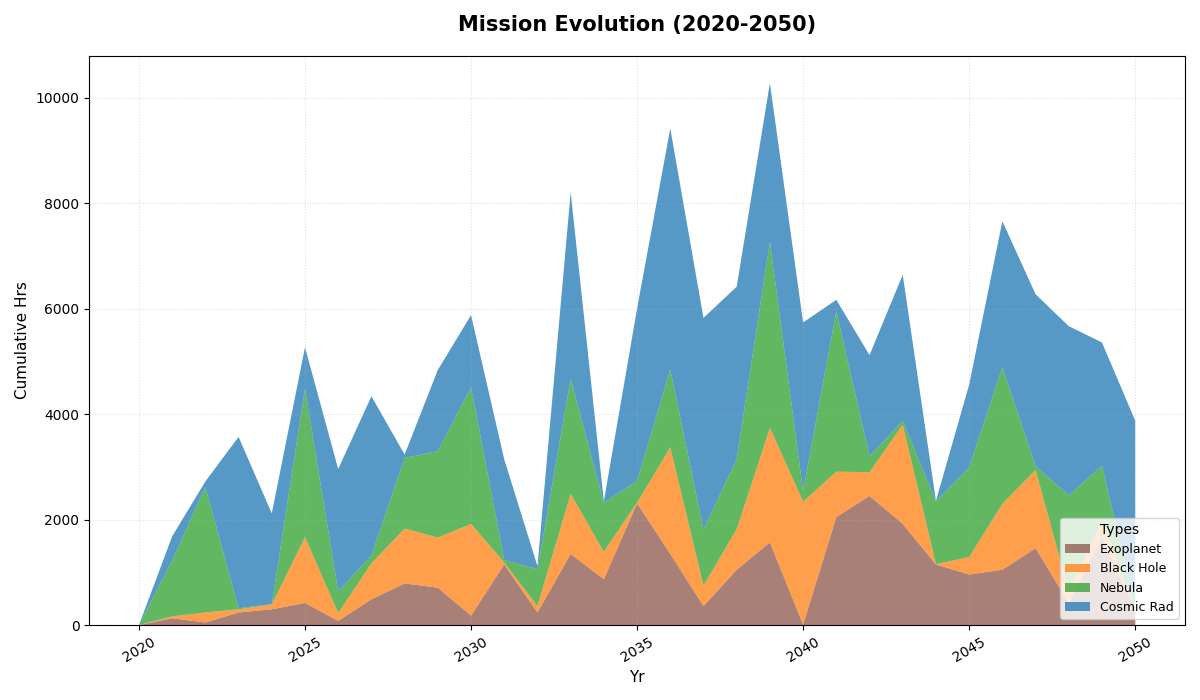

The Python source for this figure:
import matplotlib.pyplot as plt
import numpy as np

years = np.arange(2020, 2051)

# Shuffled data sequences
exoplanet_surveys = [0, 130, 50, 240, 300, 420, 80, 490, 790, 710, 180, 1150, 240, 1350, 870, 2310, 1350, 360, 1050, 1570, 10, 2050, 2450, 1920, 1150, 960, 1050, 1460, 420, 1680, 300]

black_hole_probes = [0, 35, 190, 60, 90, 1250, 150, 680, 1040, 950, 1740, 39, 120, 1140, 520, 15, 2020, 390, 770, 2170, 2330, 860, 450, 1880, 5, 330, 1250, 1480, 230, 280, 1]

nebula_studies = [0, 1060, 2380, 20, 8, 2810, 410, 150, 1340, 1640, 2590, 45, 700, 2180, 930, 410, 1480, 1060, 1330, 3530, 200, 3040, 300, 75, 1190, 1700, 2590, 75, 1810, 1060, 38]

cosmic_radiation_monitoring = [0, 460, 105, 3250, 1720, 790, 2320, 3021, 65, 1540, 1370, 1910, 60, 3540, 30, 3270, 4571, 4016, 3269, 3010, 3200, 220, 1921, 2770, 12, 1570, 2770, 3260, 3210, 2340, 3540]

fig, ax = plt.subplots(figsize=(12, 7))

colors = ['#8c564b', '#ff7f0e', '#2ca02c', '#1f77b4']

ax.stackplot(years, exoplanet_surveys, black_hole_probes, nebula_studies, cosmic_radiation_monitoring,
             labels=['Exoplanet', 'Black Hole', 'Nebula', 'Cosmic Rad'],
             colors=colors, alpha=0.75)

ax.set_title("Mission Evolution (2020-2050)", fontsize=15, fontweight='bold', pad=18)
ax.set_xlabel("Yr", fontsize=11)
ax.set_ylabel("Cumulative Hrs", fontsize=11)

ax.set_xticks(years[::5])
ax.tick_params(axis='x', rotation=30)

ax.legend(loc='lower right', title="Types", fontsize=9)

ax.grid(True, linestyle=':', alpha=0.4)

plt.tight_layout()
plt.show()
